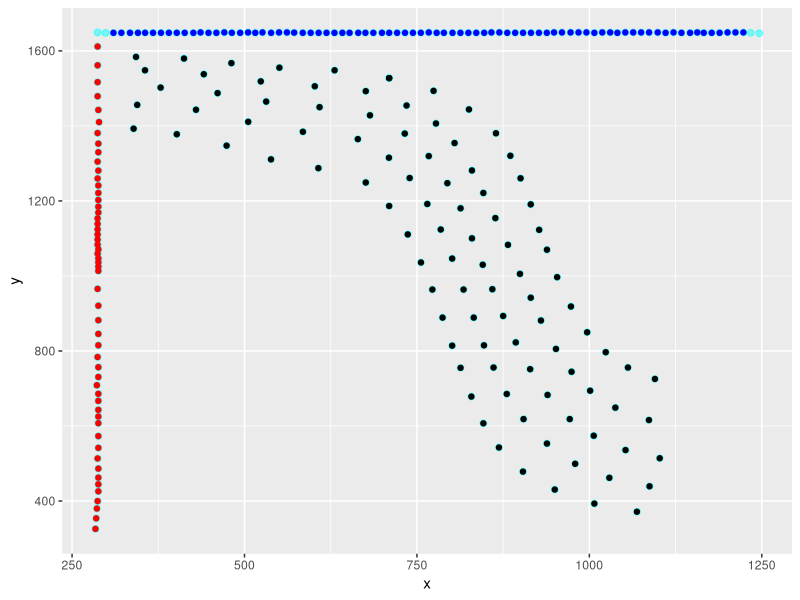
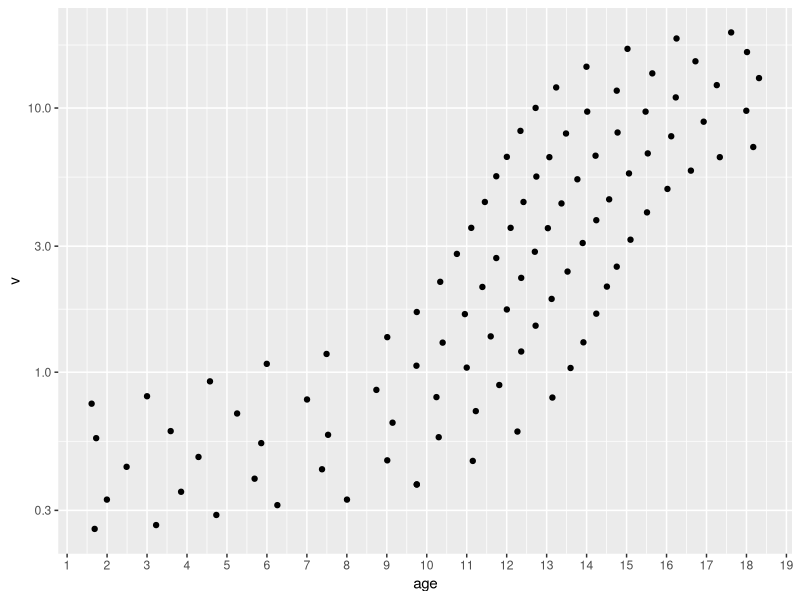
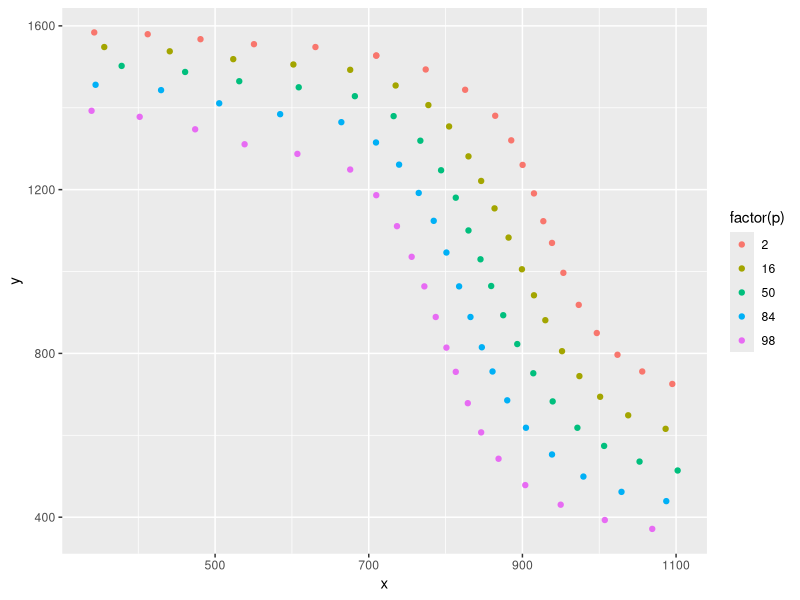
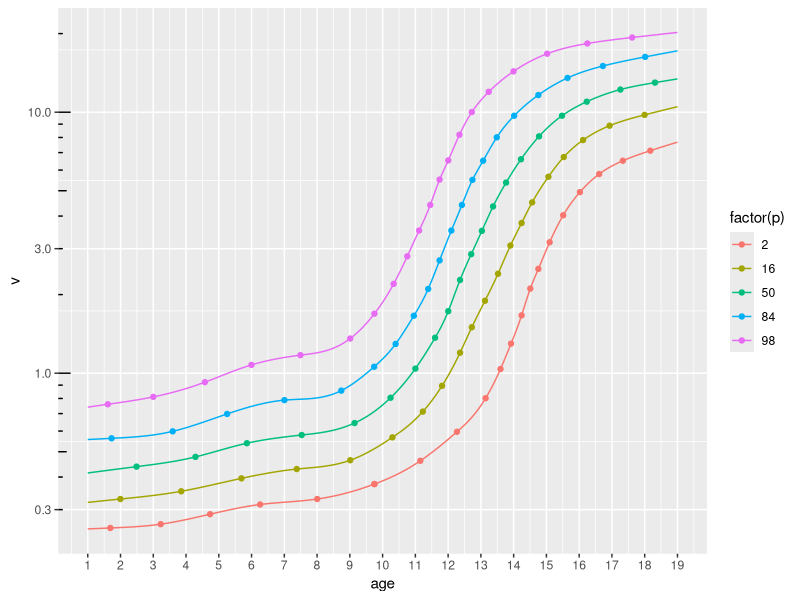
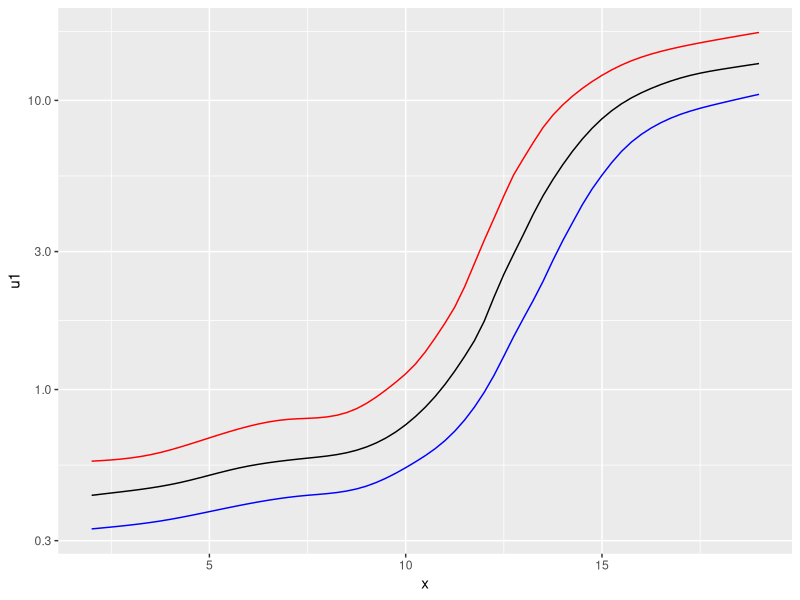
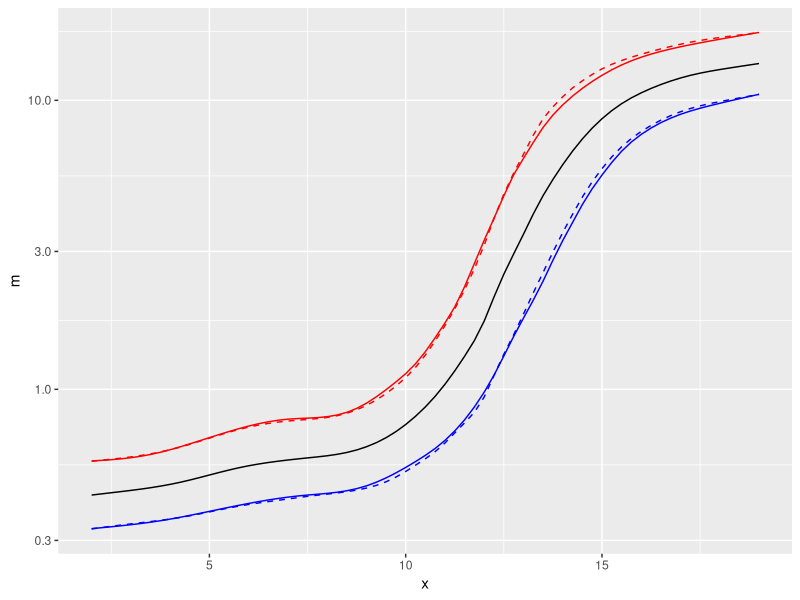
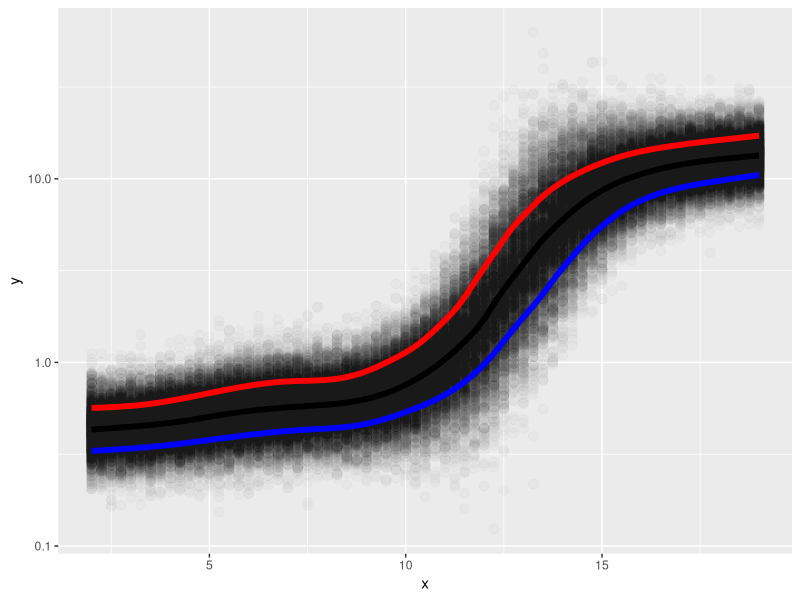

Write the R code that produced these figures, in order. (Note: this script raises an error after producing the figures.)
## ---- chunk 1
library(tidyverse)
library(broom)
## ---- chunk 2
dots <- read_csv("dots.csv", col_names = c("x", "y"))
data <- dots |>
  filter(x > 300, y < 1620)
axis_y <- dots |>
  filter(x < 300, y < 1620)
axis_x <- dots |>
  filter(x > 300, x < 1230, y > 1600)

ggplot(dots, aes(x, y)) +
  geom_point(size = 2, color = "cyan", alpha = .5) +
  geom_point(data = data) +
  geom_point(data = axis_x, color = "blue") +
  geom_point(data = axis_y, color = "red")
## ---- chunk 3
axis_y <- axis_y |>
  arrange(desc(y)) |>
  transmute(
    y,
    v = unique(c(
      seq(0.2, 1, 0.1),
      seq(1, 3, 0.1),
      seq(3, 10, 0.5),
      seq(10, 21, 1)
    ))
  )

axis_x <- axis_x |>
  arrange(x) |>
  transmute(x, age = seq(1, 21, 0.25))
## ---- chunk 4
inv_x <- approxfun(axis_x$x, axis_x$age)
inv_y <- approxfun(axis_y$y, axis_y$v)

data |>
  mutate(age = inv_x(x), v = inv_y(y)) |>
  ggplot(aes(age, v)) +
  geom_point() +
  scale_x_continuous(breaks = seq(0, 21, 1)) +
  scale_y_log10()
## ---- chunk 5
distance <- function(data, x0, y0, xW = 1, yW = 1) {
  sqrt(xW * (data$x - x0)^2 + yW * (data$y - y0)^2)
}

closest_right <- function(data, x0 = NULL, y0 = NULL, xW = 1, yW = 1) {
  d <- distance(data, x0, y0, xW, yW)
  r <- data$x - x0 > 0
  data[d == min(d[r]) & r, ]
}


find_shape <- function(data, x0, y0, n) {
  found <- res <- closest_right(data, x0, y0)

  for (i in seq(n - 1)) {
    data <- anti_join(data, found, join_by(x, y))
    found <- closest_right(data, found$x, found$y, 0.1, 1)
    res <- bind_rows(res, found)
  }

  res
}

find_shapes <- function(data, x0, y0, m, n) {
  found <- res <- find_shape(data, x0, y0, n) |>
    mutate(i = 1)

  for (i in seq(m - 1)) {
    data <- anti_join(data, found, join_by(x, y))
    found <- find_shape(data, x0, y0, n) |>
      mutate(i = i + 1)
    res <- bind_rows(res, found)
  }

  res
}

shapes <- find_shapes(data, 300, 1600, m = 5, n = 20) |>
  transmute(
    p = recode(i, `1` = 2, `2` = 16, `3` = 50, `4` = 84, `5` = 98),
    x,
    y
  )

ggplot(shapes, aes(x, y)) +
  geom_point(aes(color = factor(p)))
## ---- chunk 6
ps <- shapes |>
  mutate(age = inv_x(x), v = inv_y(y)) |>
  nest(data = -p) |>
  mutate(
    f = map(data, ~ splinefun(.x$age, .x$v, method = "natural", ties = mean))
  )

ps |>
  mutate(tidy = map(f, ~ tibble(age = seq(1, 19, .1), v = .x(age)))) |>
  unnest(tidy) |>
  ggplot(aes(age, v, color = factor(p))) +
  geom_point(data = mutate(shapes, age = inv_x(x), v = inv_y(y))) +
  geom_line() +
  scale_x_continuous(breaks = seq(0, 19, 1)) +
  scale_y_log10() +
  annotation_logticks(sides = "l")

ps <- ps |>
  select(p, f) |>
  deframe()

write_rds(ps, "ps.rds")
## ---- chunk 7
data <- tibble(x = seq(2, 19, .25))

data |>
  mutate(m = ps$`50`(x), u1 = ps$`84`(x), l1 = ps$`16`(x)) |>
  ggplot(aes(x)) +
  geom_line(aes(y = u1), color = "red") +
  geom_line(aes(y = m)) +
  geom_line(aes(y = l1), color = "blue") +
  scale_y_log10()

fit <- data |>
  mutate(m = ps$`50`(x), u1 = ps$`84`(x), l1 = ps$`16`(x)) |>
  mutate(across(c(m, u1, l1), log)) |>
  mutate(u1est = u1 - m, l1est = m - l1, est = (u1est + l1est) / 2) |>
  transmute(x, m, u1, l1, s = est)

fit |>
  mutate(u1_fit = qnorm(pnorm(1), m, s), l1_fit = qnorm(pnorm(-1), m, s)) |>
  mutate(across(-x, exp)) |>
  ggplot(aes(x)) +
  geom_line(aes(y = m)) +
  geom_line(aes(y = u1), color = "red") +
  geom_line(aes(y = u1_fit), color = "red", lty = 2) +
  geom_line(aes(y = l1), color = "blue") +
  geom_line(aes(y = l1_fit), color = "blue", lty = 2) +
  scale_y_log10()
## ---- chunk 8
data <- tibble(x = rep_len(fit$x, 1e5), y = exp(rnorm(1e5, fit$m, fit$s)))

ggplot(data, aes(x, y)) +
  geom_point(size = 3, alpha = .02) +
  # geom_density2d_filled() +
  # geom_bin_2d() +
  stat_function(fun = ps$`50`, lwd = 2) +
  stat_function(fun = ps$`84`, lwd = 2, color = "red") +
  stat_function(fun = ps$`16`, lwd = 2, color = "blue") +
  scale_y_log10()
## ---- chunk 9
data <- data |>
  rename(age = x, v = y)

write_csv(data, "sample/v1/100k.csv")

data <- data |>
  sample_n(1e4)

write_csv(data, "sample/v1/10k.csv")

data <- data |>
  sample_n(1e3)

write_csv(data, "sample/v1/1k.csv")

data <- data |>
  sample_n(5e2)

write_csv(data, "sample/v1/500.csv")

data <- data |>
  sample_n(2.5e2)

write_csv(data, "sample/v1/250.csv")
